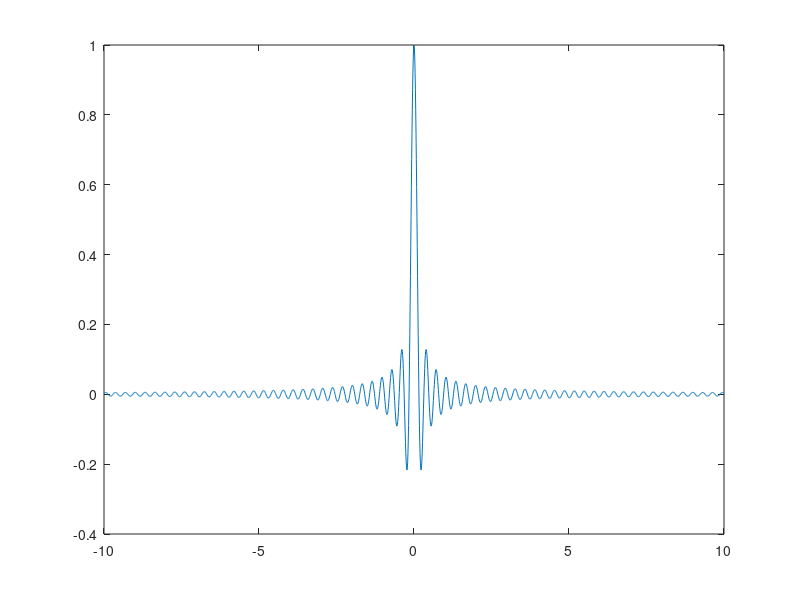

Write the MATLAB code that produced this figure. (Note: this script raises an error after producing the figure.)
%% Projeto 1
%% Autor: eu

%% Projeto 1.4
%  descricao do projeto Projeto 
%% mostrar um sinc de x fourier
close all; clear
x = linspace(-10,10,2000); % variavel x de 2000 pontos
y = sinc(2*pi*x); % sinc(x)
figure
plot(x, y)  % graficar o sinc

[a,d] = haart(y,4);         

figure

subplot(5,1,1);plot(d{1})
subplot(5,1,2);plot(d{2})
subplot(5,1,3);plot(d{3})
subplot(5,1,4);plot(d{4})
subplot(5,1,5);plot(a)





